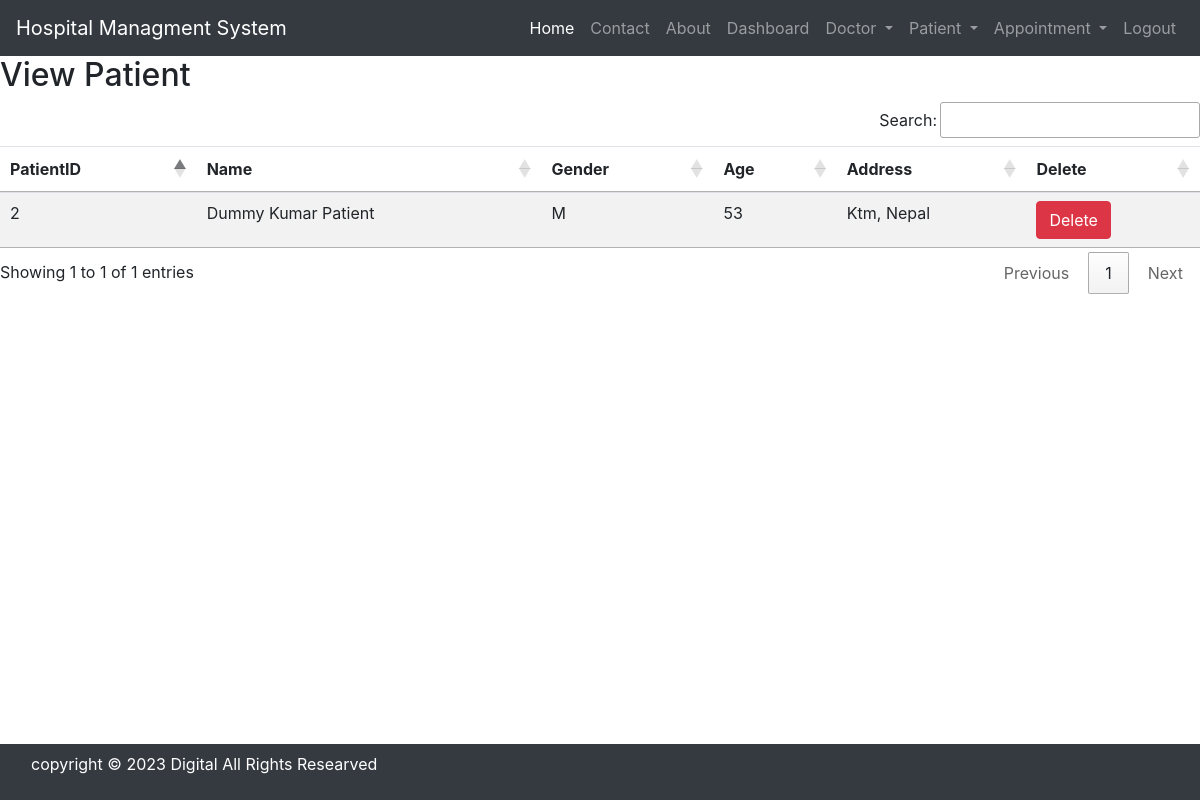
Page /view_patient/ (signed in) on the committed database.
### hospital/models.py (models this page shows)
class Patient(models.Model):
    Gender_choice=(
        ('M', 'Male'),
        ('F', 'Female'),
        ('O', 'Other')
    )
    Name=models.CharField(max_length=100)
    Gender=models.CharField(max_length=1,choices=Gender_choice)
    Age=models.PositiveIntegerField()
    Address=models.CharField(max_length=100)

### hospital/views.py (the view)
# urls.py: path('view_patient/', views.view_patient, name='view_patient'),
def view_patient(request):
    if not request.user.is_staff:
        return redirect('login')
    patients = Patient.objects.all()
    return render(request, 'view_patient.html', {'patients': patients})

### hospital/templates/view_patient.html
{% include 'base.html' %}
{% load static %}
{% include 'navigation.html' %}
<div>
    <h2>View Patient</h2>
    <table id="example" class="table table-striped">
        <thead>
            <tr>
                <th>PatientID</th>
                <th>Name</th>
                <th>Gender</th>
                <th>Age</th>
                <th>Address</th>
                <th>Delete</th>
            </tr>
        </thead>
        <tbody>
            {% for patient in patients %}
            <tr>
                <td>{{patient.id}}</td>
                <td>{{patient.Name}}</td>
                <td>{{patient.Gender}}</td>
                <td>{{patient.Age}}</td>
                <td>{{patient.Address}}</td>
                <td>
                    <a href="{% url 'delete_patient' patient.id %}" onclick="return confirm('Are you sure want to delete?')" class="btn btn-danger">Delete</a>
                </td>
            </tr>
            {% endfor%}
        </tbody>
    </table>
</div>
{% include 'footer.html' %}

### rows in the picture
Patient: id "2", Name "Dummy Kumar Patient", Gender "M", Age "53", Address "Ktm, Nepal"
